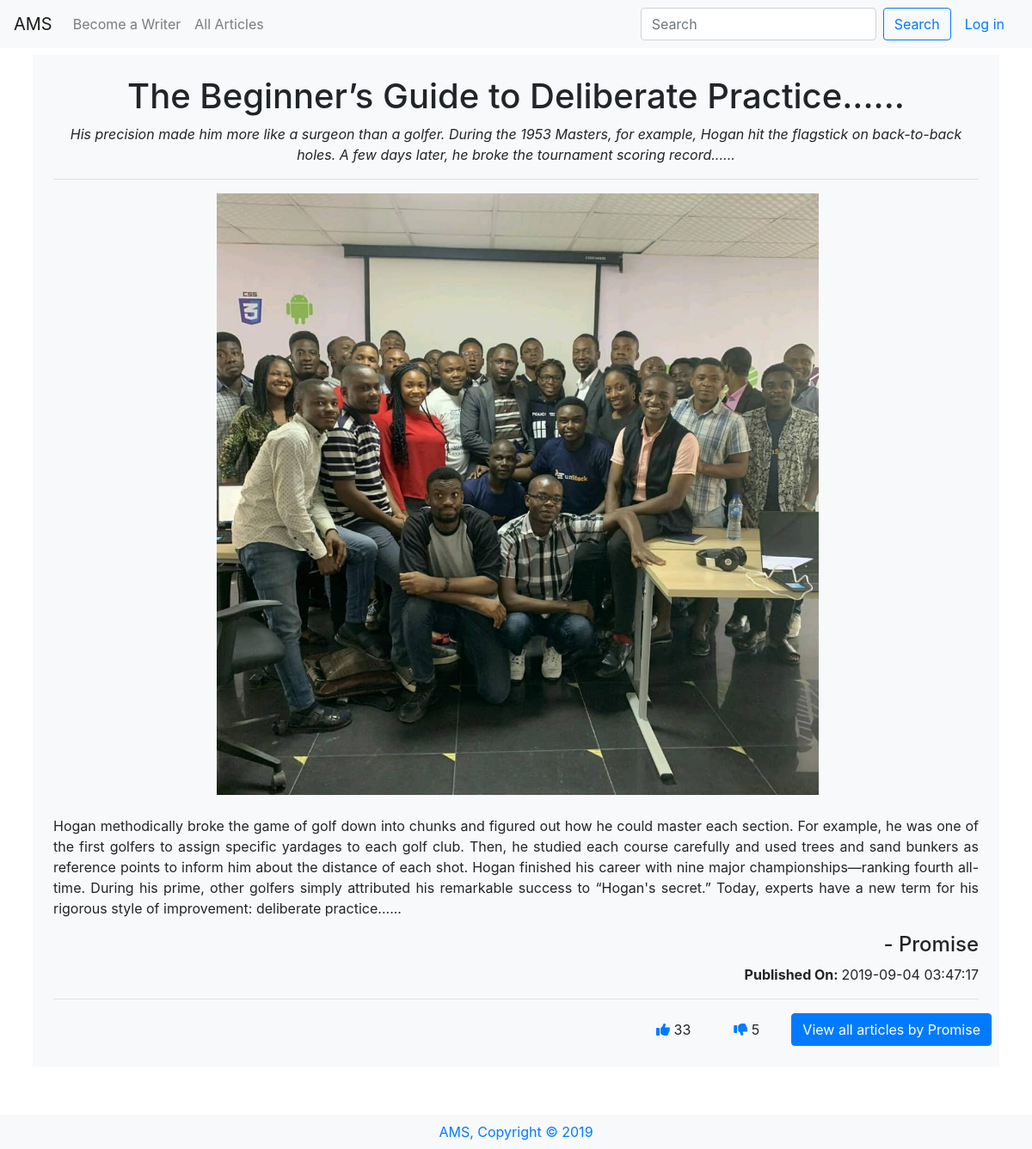
/viewone/2, run on the app's committed database.
### tables this page shows
CREATE TABLE 'articles' ('id' integer PRIMARY KEY AUTOINCREMENT NOT NULL, 'userid' smallint NOT NULL, 'title' varchar(255) NOT NULL, 'description' varchar(300) NOT NULL, 'content' text NOT NULL, 'like' smallint, 'dislike' smallint, 'image' bytea, 'date' timestamp NOT NULL DEFAULT CURRENT_TIMESTAMP);

CREATE TABLE users(
    id INTEGER NOT NULL PRIMARY KEY,
    username VARCHAR(255) NOT NULL UNIQUE,
    email VARCHAR(255) NOT NULL UNIQUE,
    password VARCHAR(255) NOT NULL
);

### application.py (the view)
@app.route("/viewone/<id>")
def viewone(id):
    rows = db.execute("SELECT * FROM users JOIN articles ON users.id = articles.userid WHERE articles.id=:id", id=id)
    return render_template("viewone.html", datum=rows[0])

### application.py (called while the page is built)
@app.after_request
def after_request(response):
    response.headers["Cache-Control"] = "no-cache, no-store, must-revalidate"
    response.headers["Expires"] = 0
    response.headers["Pragma"] = "no-cache"
    return response

### templates/viewone.html
{% extends "layout.html" %} {% block title %} View - {{ datum.title }} {% endblock %}
{% block main%}
      <div class="article mb-5 bg-light p-4">
        <div class="article_head">
        <h1>{{ datum.title }}</h1>
        <p><i>{{ datum.description }}</i></p>
      </div>
        <div class="article_body" id="more{{ datum.id }}">
        <hr>
        <div class="article_image mb-4"><img src="/static/testpic.jpeg" alt="{{ datum.title }}"></div>
        <p class="text-justify">{{ datum.content }}</p>
      </div>
      <h4 class="text-right">- {{ datum.username }}</h4>
      <p class="text-right"><b>Published On: </b>{{ datum.date }}</p>
      <hr>
        <div class="article_footer row">
          <a href="/like/{{ datum.id }}" class="btn mr-4 btn"><i class="fas fa-thumbs-up text-primary"></i>
            {{ datum.like }}</a>
        <a href="/dislike/{{ datum.id }}" class="btn mr-4 btn"><i class="fas fa-thumbs-down text-primary"></i>
            {{ datum.dislike }}</a>
          <a href="/viewall/{{ datum.userid }}"><button class="float-right btn btn-primary">View all articles by {{ datum.username }}</button></a>
        </div>
      </div>
    {% endblock %}

### static/styles.css (style rules this page uses)
h1 { text-align: center; }
.article_image { display: flex; max-height: 700px; }
.article_image img { object-fit: contain; }
.article_footer { display: flex; justify-content: flex-end; }

### data on the page
articles: title "The Beginner’s Guide to Deliberate Practice......", description "His precision made him more like a surgeon than a golfer. During the 1953 Masters, for example, Hogan hit the flagstick on back-to-back holes. A few days later, he broke the tournament scoring record......", content "Hogan methodically broke the game of golf down into chunks and figured out how he could master each section. For example, he was one of the first golfers to assign specific yardages to each golf club. Then, he studied each course carefully and used trees and sand bunkers as reference points to inform him about the distance of each shot. Hogan finished his career with nine major championships—ranking fourth all-time. During his prime, other golfers simply attributed his remarkable success to “Hogan's secret.” Today, experts have a new term for his rigorous style of improvement: deliberate practice......", date "2019-09-04 03:47:17", like "33", dislike "5"
users: username "Promise"
